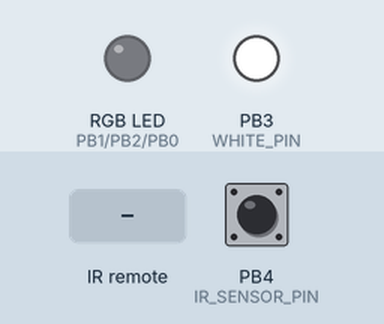
Simulated run of this program. Board: ATtiny13, built with avr-gcc and emulated at 4.8 MHz. Shown: an RGB LED mixed from three pins (HIGH = lit), output pins drawn as LEDs (lit = HIGH). Wiring (inferred from the names in the program): IR receiver: data PB4. The inputs (shaded band) are chosen by the test bench; at power-on: PB4 (IR_SENSOR_PIN) HIGH.

Above: at 1.2 s.
1.3 s: infrared code 0x10 received
At 1.9 s:
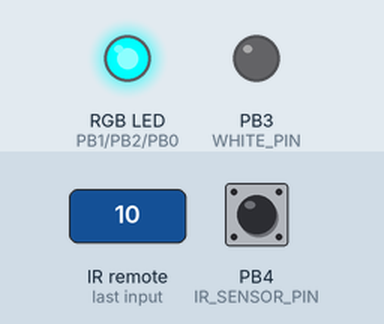
Timing chart, 0 to 4.3 s (numbered marks = the images above; inputs shaded):
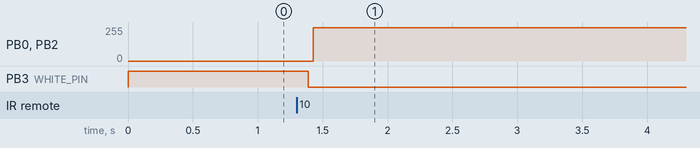

Measured:
- after the input at 1.3 s, PB0 (BLUE_PIN), PB2 (GREEN_PIN): 0/255 → 250/255 after 0.13 s; PB3 (WHITE_PIN): HIGH → LOW after 0.09 s

The program:

main.c
```c
// (licence header left out)
#define F_CPU 4800000UL
#include <avr/io.h>
#include "lib/common.h"
#include "lib/ir.h"
#include "lib/led_pwm.h"
#include "lib/animation.h"

// Entry point
int main(void) {
	// Set up
	power_off_init();
	pwm_init_rgbw();
	ir_init();

	// Set initial state
	byte current_state = INITIAL_STATE;

	// Animation and brightness parameters
	byte anim_rate = ANIM_RATE_INITIAL_VALUE;
	byte anim_counter = 0;
	byte anim_local_counter = 0;
	byte brightness = BRIGHTNESS_INITIAL_VALUE;

	// Main loop
	while(1) {
		// Check if new command was received and change state
		if (ir_has_new_command()) {
			byte command = ir_get_received_command();

			// Power on and power off
			if (command == IR_KEY_POWER_ON) {
				clear_power_off_bit(current_state);
				continue;
			}
			if (command == IR_KEY_POWER_OFF) {
				set_power_off_bit(current_state);
				continue;
			}

			// Ignore other commands during sleep
			if (has_power_off_bit(current_state)) continue;

			// Change brightness or animation speed depending on current mode
			if (command == IR_KEY_UP) {
				if (current_state == STATE_COLOR) {
					brightness = anim_inc_brightness(brightness);
				}
				else {
					anim_rate = anim_dec_rate(anim_rate);
				}
				continue;
			}
			if (command == IR_KEY_DOWN) {
				if (current_state == STATE_COLOR) {
					brightness = anim_dec_brightness(brightness);
				}
				else {
					anim_rate = anim_inc_rate(anim_rate);
				}
				continue;
			}

			// Change animation modes
			if (command == IR_KEY_ANIM_RAINBOW) {
				current_state = STATE_RAINBOW_ANIMATION;
				w_current_value = 0;
				continue;
			}
			if (command == IR_KEY_ANIM_JUMP) {
				current_state = STATE_JUMP_ANIMATION;
				continue;
			}
			if (command == IR_KEY_ANIM_FADE) {
				current_state = STATE_FADE_ANIMATION;
				continue;
			}
			if (command == IR_KEY_ANIM_STROBE) {
				current_state = STATE_STROBE_ANIMATION;
				// For some reason this continue increases code size
				// continue;
			}

			// Otherwise try to set color value
			if (anim_set_color_by_key(command)) {
				current_state = STATE_COLOR;
				anim_set_brightness(brightness);
			}
		}

		// If IR_KEY_POWER_OFF has been pressed - disable all outputs and go to sleep
		if (has_power_off_bit(current_state)) {
			if (ir_is_idle_state()) power_off();
			continue;
		}

		// Calculate animation step
		if (++anim_counter >= anim_rate) {
			if (current_state == STATE_JUMP_ANIMATION) anim_jump(anim_local_counter); else
			if (current_state == STATE_FADE_ANIMATION) anim_fade(anim_local_counter); else
			if (current_state == STATE_STROBE_ANIMATION) anim_strobe(anim_local_counter); else
			if (current_state == STATE_RAINBOW_ANIMATION) anim_rainbow();
			anim_local_counter++;
			anim_counter = 0;
		}

		// Do PWM
		pwm_rgbw(r_current_value, g_current_value, b_current_value, w_current_value);

	}

	return 0;
}
```

animation.h
```c
/*
 * Common color and animation settings with some visual effect implementations
 *
 * Created: 02.09.2018 23:55:51
 *  Author: SinuX
 */

#ifndef ANIMATION_H_
#define ANIMATION_H_

#include <math.h>
#include "common.h"

// Main color values
static byte r_value = 0;
static byte g_value = 0;
static byte b_value = 0;
static byte w_value = W_MAX_VALUE;

// Current color values
static byte r_current_value = 0;
static byte g_current_value = 0;
static byte b_current_value = 0;
static byte w_current_value = W_MAX_VALUE;

/* ==================================== Control methods ============================================= */

/**
 * Apply current brightness value
 */
extern void anim_set_brightness(byte val) {
	r_current_value = r_value * val >> 8;
	g_current_value = g_value * val >> 8;
	b_current_value = b_value * val >> 8;
	w_current_value = w_value * val >> 8;
}

/**
 * Increase and apply brightness value
 */
static inline byte anim_inc_brightness(byte brightness) {
	if (brightness <= BRIGHTNESS_MAX_VALUE / 2) brightness <<= 1;
	else brightness = BRIGHTNESS_MAX_VALUE;
	anim_set_brightness(brightness);
	return brightness;
}

/**
 * Decrease and apply brightness value
 */
static inline byte anim_dec_brightness(byte brightness) {
	if (brightness >= BRIGHTNESS_MIN_VALUE * 2) brightness >>= 1;
	else brightness = BRIGHTNESS_MIN_VALUE;
	anim_set_brightness(brightness);
	return brightness;
}

/**
 * Increase animation rate (decrease speed)
 */
static inline byte anim_inc_rate(byte anim_rate) {
	if (anim_rate <= ANIM_RATE_MAX_VALUE / 2) return anim_rate << 1;
	return ANIM_RATE_MAX_VALUE;
}

/**
 * Decrease animation rate (increase speed)
 */
static inline byte anim_dec_rate(byte anim_rate) {
	if (anim_rate >= ANIM_RATE_MIN_VALUE * 2) return anim_rate >> 1;
	return ANIM_RATE_MIN_VALUE;
}

/**
 * Set color from array by given index
 */
extern void anim_set_color_by_index(byte index) {
	w_value = index == 0 ? W_MAX_VALUE : 0;
	r_value = pgm_read_byte(&colors[index][1]);
	g_value = pgm_read_byte(&colors[index][2]);
	b_value = pgm_read_byte(&colors[index][3]);
}

/**
 * Search color by given key and set it as current
 * Returns 1 if color was changed, otherwise - 0
 */
static inline byte anim_set_color_by_key(byte key) {
	byte i;
	for (i = 0; i < COLORS_COUNT; i++) {
		if (pgm_read_byte(&colors[i][0]) == key) {
			anim_set_color_by_index(i);
			return 1;
		}
	}
	return 0;
}

/**
 * Set next non-white color
 */
extern void anim_set_next_color() {
	static byte color = 1;
	if (++color >= COLORS_COUNT) color = 1; // Skip white color
	anim_set_color_by_index(color);
}

/* ==================================== Animation algorithms ============================================= */

/**
 * Rainbow fade animation
 */
static inline void anim_rainbow() {
	byte finished = 1;
	if (r_value > r_current_value) { r_current_value++; finished = 0; } else
	if (r_value < r_current_value) { r_current_value--; finished = 0; }
	if (g_value > g_current_value) { g_current_value++; finished = 0; } else
	if (g_value < g_current_value) { g_current_value--; finished = 0; }
	if (b_value > b_current_value) { b_current_value++; finished = 0; } else
	if (b_value < b_current_value) { b_current_value--; finished = 0; }
	if (finished) anim_set_next_color();
}

/**
 * All colors jump animation
 */
static inline void anim_jump(byte counter) {
	if (counter == 0) {
		anim_set_next_color();
		anim_set_brightness(BRIGHTNESS_MAX_VALUE);
	}
}

/**
 * Current color fade animation
 */
static inline void anim_fade(byte counter) {
	anim_set_brightness(counter <= BRIGHTNESS_MAX_VALUE / 2 ? counter * 2 : ~counter * 2);
}

/**
 * Current color strobe animation
 */
static inline void anim_strobe(byte counter) {
	anim_set_brightness(counter >> 7 << 7);
}

#endif /* ANIMATION_H_ */
```

common.h
```c
// (licence header left out)
#ifndef COMMON_H_
#define COMMON_H_

#include <avr/io.h>
#include <avr/pgmspace.h>
#include <avr/sleep.h>

#define byte uint8_t
#define word uint16_t

#define output_low(pin) PORTB &= ~(1 << pin)
#define output_high(pin) PORTB |= (1 << pin)

#define set_power_off_bit(state) state |= 0x80
#define toggle_power_off_bit(state) state ^= 0x80
#define clear_power_off_bit(state) state &= 0x7F
#define has_power_off_bit(state) state & 0x80
#define power_off_init() do { set_sleep_mode(SLEEP_MODE_PWR_DOWN); sleep_enable(); } while (0)
#define power_off() do { PORTB = 0; sleep_cpu(); } while (0)

/* ============================== Modes =============================== */

#define STATE_COLOR				0
#define STATE_RAINBOW_ANIMATION	1
#define STATE_JUMP_ANIMATION	2
#define STATE_FADE_ANIMATION	3
#define STATE_STROBE_ANIMATION	4

/* ========================== PWM settings ============================ */

#define PWM_MAX_VALUE	100	// Max value for PWM (<= 255, lower value - bigger switching frequency)

/* =========================== IR settings ============================ */

// NEC command triggering settings (use "Timer setup.xlsx" to calculate)
#define IR_START_SEQ_TICKS  64
#define IR_HIGH_BIT_TICKS   32
#define IR_VALIDATE_ADDRESS	// Comment out to disable

// IR key codes
#define IR_KEY_POWER_ON			0xE0
#define IR_KEY_POWER_OFF		0x60
// --
#define IR_KEY_COLOR_WHITE		0xD0
// --
#define IR_KEY_COLOR_RED		0x90
#define IR_KEY_COLOR_RED_1		0xB0
#define IR_KEY_COLOR_RED_2		0xA8
#define IR_KEY_COLOR_RED_3		0x98
#define IR_KEY_COLOR_RED_4		0x88
// --
#define IR_KEY_COLOR_GREEN		0x10
#define IR_KEY_COLOR_GREEN_1	0x30
#define IR_KEY_COLOR_GREEN_2	0x28
#define IR_KEY_COLOR_GREEN_3	0x18
#define IR_KEY_COLOR_GREEN_4	0x08
// --
#define IR_KEY_COLOR_BLUE		0x50
#define IR_KEY_COLOR_BLUE_1		0x70
#define IR_KEY_COLOR_BLUE_2		0x68
#define IR_KEY_COLOR_BLUE_3		0x58
#define IR_KEY_COLOR_BLUE_4		0x48
// --
#define IR_KEY_ANIM_RAINBOW		0xC8
#define IR_KEY_ANIM_JUMP		0xF0
#define IR_KEY_ANIM_FADE		0xD8
#define IR_KEY_ANIM_STROBE		0xE8
// --
#define IR_KEY_UP				0xA0
#define IR_KEY_DOWN				0x20

/* ================== Color and animation settings ==================== */

// Max values per channel
#define R_MAX_VALUE PWM_MAX_VALUE
#define G_MAX_VALUE PWM_MAX_VALUE
#define B_MAX_VALUE PWM_MAX_VALUE
#define W_MAX_VALUE PWM_MAX_VALUE

// Animation rate settings
#define ANIM_RATE_INITIAL_VALUE	32
#define ANIM_RATE_MAX_VALUE		255
#define ANIM_RATE_MIN_VALUE		1

// Brightness settings
#define BRIGHTNESS_INITIAL_VALUE	255
#define BRIGHTNESS_MAX_VALUE		255 // Don't change!
#define BRIGHTNESS_MIN_VALUE		16

// Initial state
#define INITIAL_STATE	STATE_COLOR
//#define INITIAL_STATE	set_power_off_bit(STATE_COLOR) // Use this to sleep after power on

// Color IR key codes and their RGB values
#define COLORS_COUNT 16
PROGMEM static const byte colors[COLORS_COUNT][4] = {{ IR_KEY_COLOR_WHITE,		0x00,				0x00,				0x00 },

													 { IR_KEY_COLOR_RED,		R_MAX_VALUE,		0x00,				0x00 },
													 { IR_KEY_COLOR_RED_1,		R_MAX_VALUE,		G_MAX_VALUE / 8,	0x00 },
													 { IR_KEY_COLOR_RED_2,		R_MAX_VALUE,		G_MAX_VALUE / 4,	0x00 },
													 { IR_KEY_COLOR_RED_3,		R_MAX_VALUE,		G_MAX_VALUE / 2,	0x00 },
													 { IR_KEY_COLOR_RED_4,		R_MAX_VALUE,		G_MAX_VALUE,		0x00 },

													 { IR_KEY_COLOR_GREEN,		0x00,				G_MAX_VALUE,		0x00 },
													 { IR_KEY_COLOR_GREEN_1,	0x00,				G_MAX_VALUE,		B_MAX_VALUE / 8 },
													 { IR_KEY_COLOR_GREEN_2,	0x00,				G_MAX_VALUE,		B_MAX_VALUE / 4 },
													 { IR_KEY_COLOR_GREEN_3,	0x00,				G_MAX_VALUE,		B_MAX_VALUE / 2 },
													 { IR_KEY_COLOR_GREEN_4,	0x00,				G_MAX_VALUE,		B_MAX_VALUE },

													 { IR_KEY_COLOR_BLUE,		0x00,				0x00,				B_MAX_VALUE },
													 { IR_KEY_COLOR_BLUE_1,		R_MAX_VALUE / 8,	0x00,				B_MAX_VALUE },
													 { IR_KEY_COLOR_BLUE_2,		R_MAX_VALUE / 4,	0x00,				B_MAX_VALUE },
													 { IR_KEY_COLOR_BLUE_3,		R_MAX_VALUE / 2,	0x00,				B_MAX_VALUE },
													 { IR_KEY_COLOR_BLUE_4,		R_MAX_VALUE,		0x00,				B_MAX_VALUE }};

/* ======================== I/O settings ========================== */

/************************************************************************/
/* WARNING: if you change RGB or RGBW pin orders, you must modify       */
/* pwm_init_rgb() or pwm_init_rgbw() macros in led_pwm.h too            */
/************************************************************************/

#define RED_PIN			PB1
#define GREEN_PIN		PB2
#define BLUE_PIN		PB0
#define WHITE_PIN		PB3
#define IR_SENSOR_PIN	PB4

#endif /* COMMON_H_ */
```

ir.h
```c
// (licence header left out)
#include "common.h"
#include <avr/interrupt.h>

#ifndef IR_H_
#define IR_H_

// Timer control macros
#define ir_enable_timer() TCCR0B = (1 << CS02)
#define ir_timer_has_overflow() TIFR0 & (1 << TOV0)
#define ir_reset_timer_overflow() TIFR0 = (1 << TOV0)
#define ir_reset_timer_counter() TCNT0 = 1
#define ir_overflow_timer() TCNT0 = 255
#define ir_timer_counter TCNT0

// Some variables
static volatile byte ir_received_command = 0;
static volatile byte has_new_command = 0;

/**
 * Set up interrupts for IR receiver
 */
static void ir_init() {
	// Enable timer in normal mode with prescaler 256
	ir_enable_timer();

	// Enable PCIE interrupt on IR_SENSOR_PIN
	GIMSK |= (1 << PCIE);
	PCMSK |= (1 << IR_SENSOR_PIN);

	// Enable global interrupts
	sei();
}

/**
 * Check if there is no data reception at this time
 */
static byte ir_is_idle_state() {
	return ir_timer_has_overflow();
}

/**
 * Check if new data exists
 */
static byte ir_has_new_command() {
	return has_new_command;
}

/**
 * Return last received data
 */
static byte ir_get_received_command() {
	has_new_command = 0;
	return ir_received_command;
}

/**
 * PCINT0 interrupt from IR_SENSOR_PIN - decode data
 */
ISR (PCINT0_vect) {
	static byte bit_counter;
	static word data_buffer;

	// Consider only falling edge
	if (PINB & (1 << IR_SENSOR_PIN)) return;

	// Buffer current timer counter value and reset it
	byte timer_counter = ir_timer_counter;
	ir_reset_timer_counter();

	// Start of new data
	if (ir_timer_has_overflow()) {
		bit_counter = 0;
		timer_counter = 0;
		ir_reset_timer_overflow();
		return;
	}

	// Ignore start sequence
	if (timer_counter >= IR_START_SEQ_TICKS) return;

	// Set next bit to high or low
	data_buffer <<= 1;
	if (timer_counter >= IR_HIGH_BIT_TICKS) data_buffer |= 1;
	bit_counter++;

	// Current high and low byte values of data
	byte data_high_byte = data_buffer >> 8;
	byte data_low_byte = ~data_buffer;

	// End of address
	#ifdef IR_VALIDATE_ADDRESS
		// Cancel reception if address isn't correct
		if (bit_counter == 16) {
			if (data_high_byte != data_low_byte) {
				bit_counter = 0;
			}
	}
	#endif

	// End of data
	if (bit_counter == 32) {
		// Validate and save received command
		if (data_high_byte == data_low_byte) {
			ir_received_command = data_high_byte;
			has_new_command = 1;
		}
		ir_overflow_timer();
	}


}

#endif /* IR_H_ */
```

led_pwm.h
```c
// (licence header left out)
#ifndef LED_PWM_H_
#define LED_PWM_H_

#include "common.h"

// Some macros and definitions
#define pwm_init_rgb() DDRB |= (1 << BLUE_PIN) | (1 << RED_PIN) | (1 << GREEN_PIN)
#define pwm_init_rgbw() DDRB |= (1 << BLUE_PIN) | (1 << RED_PIN) | (1 << GREEN_PIN) | (1 << WHITE_PIN)

/**
 * Software PWM for RGB
 */
static inline void pwm_rgb(byte r_value, byte g_value, byte b_value) {
	if (r_value > 0) output_high(RED_PIN);
	if (g_value > 0) output_high(GREEN_PIN);
	if (b_value > 0) output_high(BLUE_PIN);
	byte i;
	for (i = 0; i <= PWM_MAX_VALUE; i++) {
		if (i == r_value) output_low(RED_PIN);
		if (i == g_value) output_low(GREEN_PIN);
		if (i == b_value) output_low(BLUE_PIN);
	}
}

/**
 * Faster RGB version (weighs less, but flickers)
 */
static inline void pwm_rgb_fast(byte r_value, byte g_value, byte b_value) {
	output_low(RED_PIN);
	output_low(GREEN_PIN);
	output_low(BLUE_PIN);
	byte i = PWM_MAX_VALUE;
	do {
		if (i == r_value) output_high(RED_PIN);
		if (i == g_value) output_high(GREEN_PIN);
		if (i == b_value) output_high(BLUE_PIN);
	} while (--i);
}

/**
 * Software PWM for RGBW
 */
#ifdef WHITE_PIN
static inline void pwm_rgbw(byte r_value, byte g_value, byte b_value, byte w_value) {
	if (r_value != PWM_MAX_VALUE) output_low(RED_PIN);
	if (g_value != PWM_MAX_VALUE) output_low(GREEN_PIN);
	if (b_value != PWM_MAX_VALUE) output_low(BLUE_PIN);
	if (w_value != PWM_MAX_VALUE) output_low(WHITE_PIN);
	byte i = PWM_MAX_VALUE;
	do {
		if (i == r_value) output_high(RED_PIN);
		if (i == g_value) output_high(GREEN_PIN);
		if (i == b_value) output_high(BLUE_PIN);
		if (i == w_value) output_high(WHITE_PIN);
	} while (--i);
}

/**
 * Faster RGBW version (weighs less, but flickers)
 */
static inline void pwm_rgbw_fast(byte r_value, byte g_value, byte b_value, byte w_value) {
	output_low(RED_PIN);
	output_low(GREEN_PIN);
	output_low(BLUE_PIN);
	if (w_value != PWM_MAX_VALUE) output_low(WHITE_PIN); // White channel PMW still must be flicker-free
	byte i = PWM_MAX_VALUE;
	do {
		if (i == r_value) output_high(RED_PIN);
		if (i == g_value) output_high(GREEN_PIN);
		if (i == b_value) output_high(BLUE_PIN);
		if (i == w_value) output_high(WHITE_PIN);
	} while (--i);
}
#endif /* WHITE_PIN */

#endif /* LED_PWM_H_ */
```
